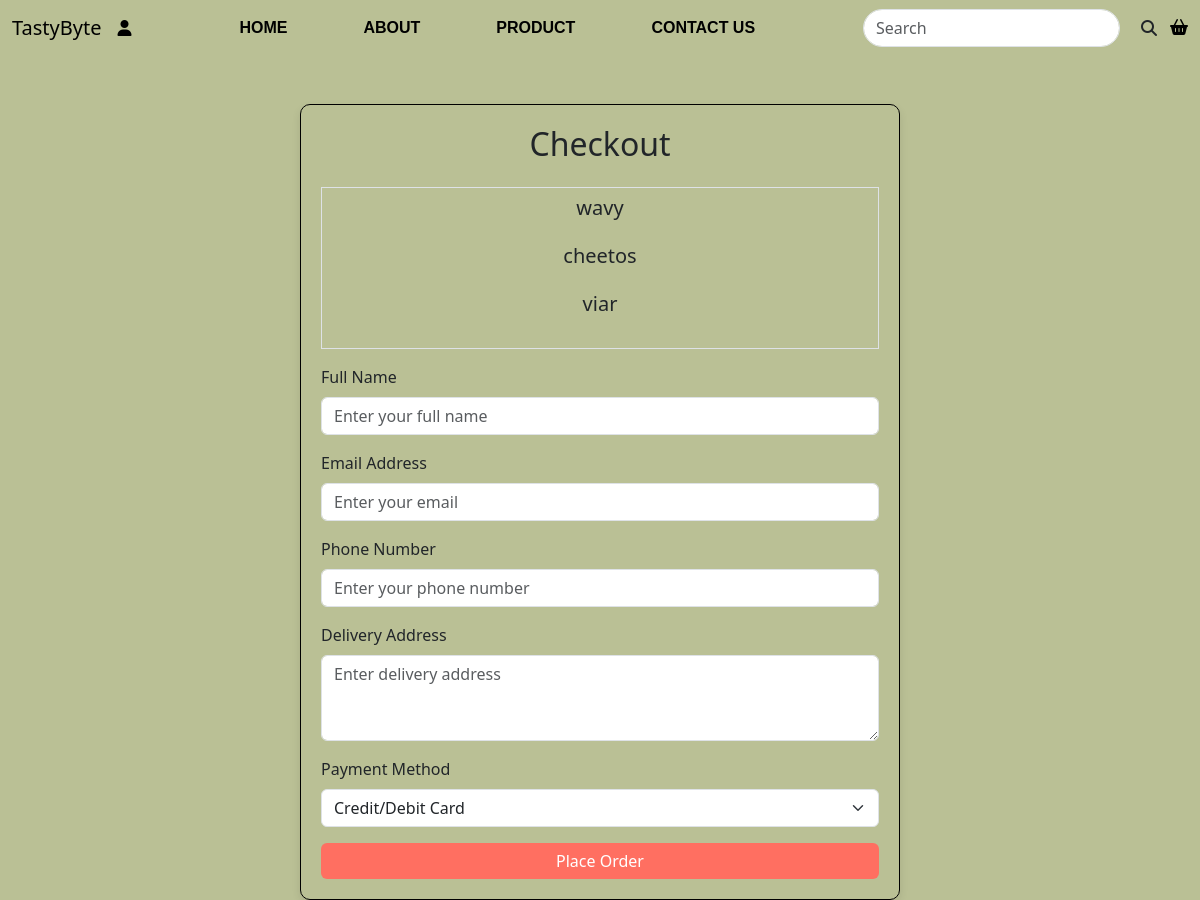
Screenshot of /checkout1.php (signed in) with the database file from the repository.
### tables this page shows
CREATE TABLE `cart` (
  `sr` int(10) NOT NULL,
  `image` varchar(50) NOT NULL,
  `name` varchar(50) NOT NULL,
  `prize` int(30) NOT NULL,
  `user` varchar(50) NOT NULL
);

### checkout1.php (the view, shortened to what this page needs)
<?php include "partial/_database.php"; ?>
<?php include "partial/_navbar.php"; ?>
<?php
    $user = $_SESSION['user'];
    $query3 = " SELECT * FROM cart WHERE user= '$user'";
    $result3 = mysqli_query($conn,$query3);
?>
<!DOCTYPE html>
<html lang="en">
<head>
    <link rel="stylesheet" href="https://cdn.jsdelivr.net/npm/bootstrap@5.3.0/dist/css/bootstrap.min.css">
</head>
<body>
<div class="container mt-5">
    <div class="checkout-container">
        <h2 class="text-center mb-4">Checkout</h2>
        <div class="container my-3 py-2 border">
<?php
if(mysqli_num_rows($result3) > 0){
     while ($row = mysqli_fetch_assoc($result3))
     {
        echo "
        <h5 class='text-center mb-4'>". $row['name'] ." </h5>";
    }
}
?>
        </div>
        <form action="checkout1.php" method="post">
            <div class="mb-3">
                <label class="form-label">Full Name</label>
                <input type="text" name="fname" class="form-control" placeholder="Enter your full name" required>
            </div>
            <div class="mb-3">
                <label class="form-label">Email Address</label>
                <input type="email" name="email" class="form-control" placeholder="Enter your email" required>
            </div>
            <div class="mb-3">
                <label class="form-label">Phone Number</label>
                <input type="tel" name="number" class="form-control" placeholder="Enter your phone number" required>
            </div>
            <div class="mb-3">
                <label class="form-label">Delivery Address</label>
                <textarea class="form-control" name="delivery" rows="3" placeholder="Enter delivery address" required></textarea>
            </div>
            <div class="mb-3">
                <label class="form-label">Payment Method</label>
                <select class="form-select" name="payment">
                    <option>Credit/Debit Card</option>
                </select>
            </div>
            <div class="text-center">
                <button type="submit" class="btn btn-custom text-white w-100">Place Order</button>
            </div>
        </form>
    </div>
</div>
</body>
</html>

### checkout1.php (style rules this page uses)
body { background-color: #BAC095; }
.checkout-container { max-width: 600px; margin: auto; padding: 20px; background: white; box-shadow: 0 4px 8px rgba(0, 0, 0, 0.1); border-radius: 10px; background-color: #BAC095; border:1px solid black; }
.btn-custom { background-color: #ff6f61; border: none; }

### rows the page displays
cart: name "wavy"
cart: name "cheetos"
cart: name "viar"
